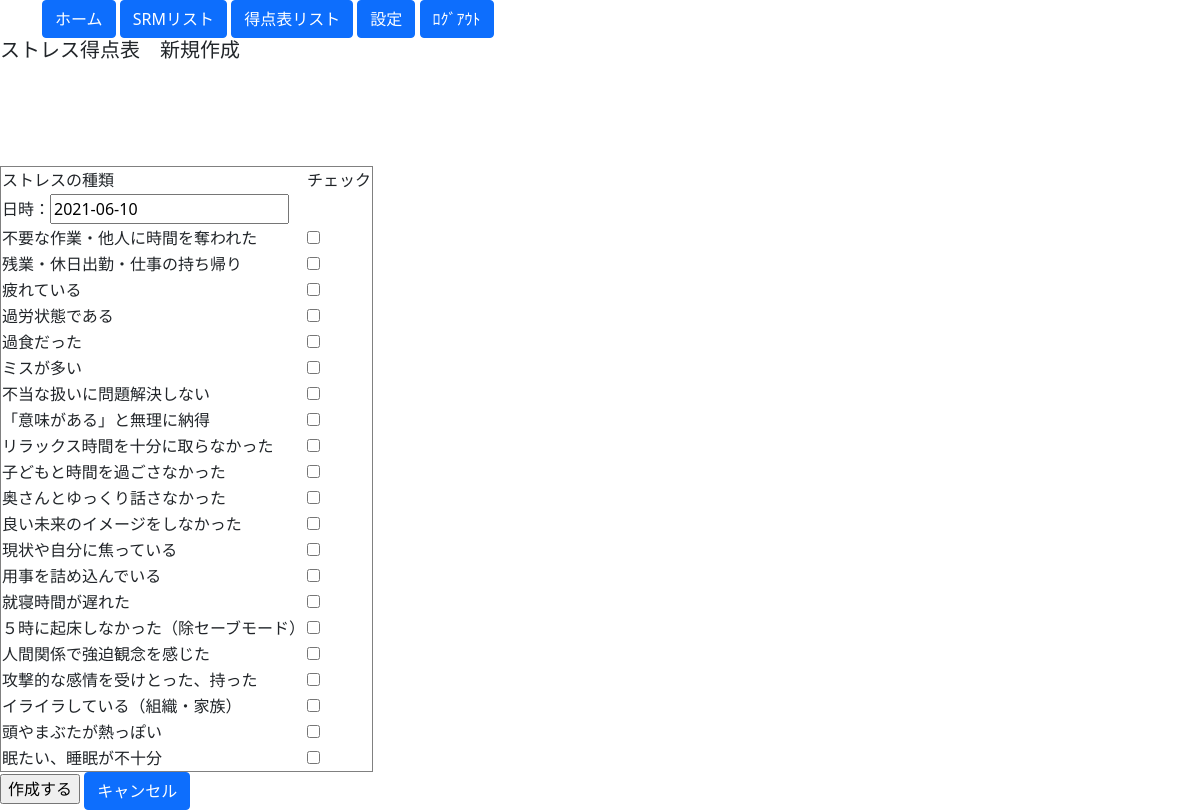
Page /stpoint/st_create/ on the committed database.
### blogpost/models.py (models this page shows)
class StPointModel(models.Model):
    point_date = models.DateField(default=timezone.now, primary_key=True, help_text="日付") #unique_for_date=True
    point1 = models.BooleanField(default=False)
    point2 = models.BooleanField(default=False)
    point3 = models.BooleanField(default=False)
    point4 = models.BooleanField(default=False)
    point5 = models.BooleanField(default=False)
    point6 = models.BooleanField(default=False)
    point7 = models.BooleanField(default=False)
    point8 = models.BooleanField(default=False)
    point9 = models.BooleanField(default=False)
    point10 = models.BooleanField(default=False)
    point11 = models.BooleanField(default=False)
    point12 = models.BooleanField(default=False)
    point13 = models.BooleanField(default=False)
    point14 = models.BooleanField(default=False)
    point15 = models.BooleanField(default=False)
    point16 = models.BooleanField(default=False)
    point17 = models.BooleanField(default=False)
    point18 = models.BooleanField(default=False)
    point19 = models.BooleanField(default=False)
    point20 = models.BooleanField(default=False)
    point21 = models.BooleanField(default=False)
    point22 = models.BooleanField(default=False)
    point23 = models.BooleanField(default=False)
    point24 = models.BooleanField(default=False)
    point25 = models.BooleanField(default=False)
    point26 = models.BooleanField(default=False)
    point27 = models.BooleanField(default=False)
    point28 = models.BooleanField(default=False)
    point29 = models.BooleanField(default=False)
    point30 = models.BooleanField(default=False)

class StPointNameModel(models.Model):
    episode = models.CharField(max_length=30)
    category = models.CharField(
        verbose_name="分類",
        choices=CONDITION,
        max_length=20,
        blank=True
        )
    point = models.IntegerField(default=30, validators=[MinValueValidator(1), MaxValueValidator(100)], help_text="1～100")
    def __str__(self):
        return self.episode

### blogpost/views.py (the view)
# urls.py: path('stpoint/st_create/', St_Create.as_view(), name='St_create'),
class St_Create(CreateView):
    template_name = 'stpoint/st_create.html'
    model = StPointModel
    fields = "__all__"
    success_url = reverse_lazy('St_list')
    def get_context_data(self, **kwargs):
        context = super().get_context_data(**kwargs) # はじめに継承元のメソッドを呼び出す
        context['stcategolys'] = list(StPointModel.objects.all())
        context['stNames'] = list(StPointNameModel.objects.all())
        return context

### blogpost/templates/stpoint/st_create.html (shortened to what this page needs)
{% extends 'base.html' %}
{% block content %}
<form action="" method="POST">{% csrf_token %}
    <h5>ストレス得点表　新規作成</h5>
    <table border="1" style="border-collapse: collapse">
        <thead>
                <td>ストレスの種類</td>
                <td>チェック</td>
        </thead>
    <tbody>
    <tr>
        <td>日時：{{ form.point_date }}</td>
        <td></td>
    </tr>
    {% if stNames.0 != None %}
      <tr>
        <td>{{ stNames.0 }}</td>
        <td>{{ form.point1 }}{{ form.point1.errors }}</td>
      </tr>
    {% endif %}
    {% if stNames.1 != None %}
      <tr>
        <td>{{ stNames.1 }}</td>
        <td>{{ form.point2 }}{{ form.point2.errors }}</td>
      </tr>
    {% endif %}
    {% if stNames.2 != None %}
      <tr>
        <td>{{ stNames.2 }}</td>
        <td>{{ form.point3 }}{{ form.point3.errors }}</td>
      </tr>
    {% endif %}
    {% if stNames.3 != None %}
      <tr>
        <td>{{ stNames.3 }}</td>
        <td>{{ form.point4 }}{{ form.point4.errors }}</td>
      </tr>
    {% endif %}
    {% if stNames.4 != None %}
      <tr>
        <td>{{ stNames.4 }}</td>
        <td>{{ form.point5 }}{{ form.point5.errors }}</td>
      </tr>
    {% endif %}
    {% if stNames.5 != None %}
      <tr>
        <td>{{ stNames.5 }}</td>
        <td>{{ form.point6 }}{{ form.point6.errors }}</td>
      </tr>
    {% endif %}
    {% if stNames.6 != None %}
      <tr>
        <td>{{ stNames.6 }}</td>
        <td>{{ form.point7 }}{{ form.point7.errors }}</td>
      </tr>
    {% endif %}
    {% if stNames.7 != None %}
      <tr>
        <td>{{ stNames.7 }}</td>
        <td>{{ form.point8 }}{{ form.point8.errors }}</td>
      </tr>
    {% endif %}
    {% if stNames.8 != None %}
      <tr>
        <td>{{ stNames.8 }}</td>
        <td>{{ form.point9 }}{{ form.point9.errors }}</td>
      </tr>
    {% endif %}
    {% if stNames.9 != None %}
      <tr>
        <td>{{ stNames.9 }}</td>
        <td>{{ form.point10 }}{{ form.point10.errors }}</td>
      </tr>
    {% endif %}
    {% if stNames.10 != None %}
      <tr>
        <td>{{ stNames.10 }}</td>
        <td>{{ form.point11 }}{{ form.point11.errors }}</td>
      </tr>
    {% endif %}
    {% if stNames.11 != None %}
      <tr>
        <td>{{ stNames.11 }}</td>
        <td>{{ form.point12 }}{{ form.point12.errors }}</td>
      </tr>
    {% endif %}
    {% if stNames.12 != None %}
      <tr>
        <td>{{ stNames.12 }}</td>
        <td>{{ form.point13 }}{{ form.point13.errors }}</td>
      </tr>
    {% endif %}
    {% if stNames.13 != None %}
      <tr>
        <td>{{ stNames.13 }}</td>
        <td>{{ form.point14 }}{{ form.point14.errors }}</td>
      </tr>
    {% endif %}
    {% if stNames.14 != None %}
      <tr>
        <td>{{ stNames.14 }}</td>
        <td>{{ form.point15 }}{{ form.point15.errors }}</td>
      </tr>
    {% endif %}
    {% if stNames.15 != None %}
      <tr>
        <td>{{ stNames.15 }}</td>
        <td>{{ form.point16 }}{{ form.point16.errors }}</td>
      </tr>
    {% endif %}
    {% if stNames.16 != None %}
      <tr>
        <td>{{ stNames.16 }}</td>
        <td>{{ form.point17 }}{{ form.point17.errors }}</td>
      </tr>
    {% endif %}
    {% if stNames.17 != None %}
      <tr>
        <td>{{ stNames.17 }}</td>
        <td>{{ form.point18 }}{{ form.point18.errors }}</td>
      </tr>
    {% endif %}
    {% if stNames.18 != None %}
      <tr>
        <td>{{ stNames.18 }}</td>
        <td>{{ form.point19 }}{{ form.point19.errors }}</td>
      </tr>
    {% endif %}
    {% if stNames.19 != None %}
      <tr>
        <td>{{ stNames.19 }}</td>
        <td>{{ form.point20 }}{{ form.point20.errors }}</td>
      </tr>
    {% endif %}
    {% if stNames.20 != None %}
      <tr>
        <td>{{ stNames.20 }}</td>
        <td>{{ form.point21 }}{{ form.point21.errors }}</td>
      </tr>
    {% endif %}
</tbody>
</table>
    <input type="submit" value="作成する">
    <a class="btn btn-primary" href="{% url 'St_list' %}" role="button">キャンセル</a>
</form>
{% endblock content %}

### rows in the picture
StPointNameModel: episode "不要な作業・他人に時間を奪われた"
StPointNameModel: episode "残業・休日出勤・仕事の持ち帰り"
StPointNameModel: episode "疲れている"
StPointNameModel: episode "過労状態である"
StPointNameModel: episode "過食だった"
StPointNameModel: episode "ミスが多い"
StPointNameModel: episode "不当な扱いに問題解決しない"
StPointNameModel: episode "「意味がある」と無理に納得"
StPointNameModel: episode "リラックス時間を十分に取らなかった"
StPointNameModel: episode "子どもと時間を過ごさなかった"
StPointNameModel: episode "奥さんとゆっくり話さなかった"
StPointNameModel: episode "良い未来のイメージをしなかった"
StPointNameModel: episode "現状や自分に焦っている"
StPointNameModel: episode "用事を詰め込んでいる"
StPointNameModel: episode "就寝時間が遅れた"
StPointNameModel: episode "５時に起床しなかった（除セーブモード）"
StPointNameModel: episode "人間関係で強迫観念を感じた"
StPointNameModel: episode "攻撃的な感情を受けとった、持った"
StPointNameModel: episode "イライラしている（組織・家族）"
StPointNameModel: episode "頭やまぶたが熱っぽい"
StPointNameModel: episode "眠たい、睡眠が不十分"
